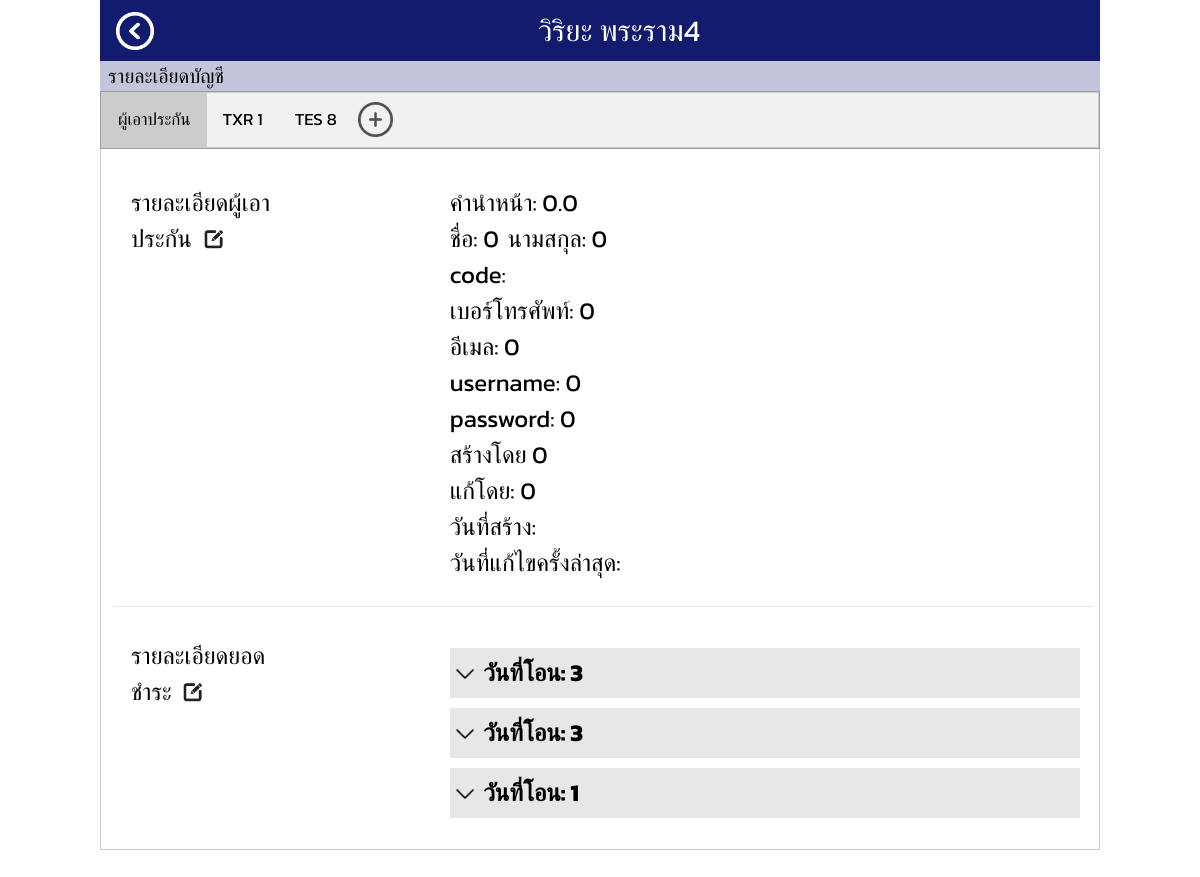
/user_edit?user_id=1, run on the app's committed database.
### tables this page shows
CREATE TABLE "cars" (
	"id"	INTEGER NOT NULL,
	"users_id"	INTEGER NOT NULL,
	"brand"	TEXT,
	"model"	TEXT,
	"license_number"	TEXT,
	"modified_by"	INTEGER DEFAULT 0,
	"created_by"	INTEGER DEFAULT 0,
	"created_date"	datetime,
	"modified_date"	datetime,
	FOREIGN KEY("users_id") REFERENCES "users"("id"),
	PRIMARY KEY("id" AUTOINCREMENT)
);

CREATE TABLE "users" (
	"id"	INTEGER NOT NULL,
	"code"	TEXT,
	"phone_number"	TEXT NOT NULL,
	"username"	TEXT NOT NULL,
	"hash_password"	TEXT NOT NULL,
	"e_mail"	TEXT DEFAULT '',
	"name_title"	TEXT DEFAULT '',
	"first_name"	TEXT NOT NULL,
	"last_name"	TEXT NOT NULL,
	"created_by"	INTEGER NOT NULL DEFAULT 0,
	"modified_by"	INTEGER NOT NULL DEFAULT 0,
	"created_date"	datetime,
	"modified_date"	datetime,
	PRIMARY KEY("id" AUTOINCREMENT)
);

CREATE TABLE "payment" (
	"id"	INTEGER NOT NULL,
	"tranfer_name"	TEXT NOT NULL,
	"payment_amount"	FLOAT NOT NULL,
	"bank_acount"	TEXT NOT NULL,
	"pay_date"	datetime,
	"confirm_payment"	TEXT,
	"modified_by"	INTEGER DEFAULT 0,
	"created_by"	TEXT DEFAULT 0,
	"created date"	datetime DEFAULT 'getdate()',
	"modified date"	datetime DEFAULT 'getdate()',
	PRIMARY KEY("id" AUTOINCREMENT)
);

### app.py (the view, shortened to what this page needs)
@app.route("/user_edit", methods=["GET", "POST"])
@app.route("/user_edit/<type>/<action>", methods=["GET", "POST"])
def user_edit(type= None, action = None):
    user_id = request.args.get('user_id')
    print('user:',user_id)
    user = curdb.execute(
        "SELECT * FROM users WHERE id = ?", (user_id,)).fetchone()
    cars = curdb.execute(
        "SELECT id FROM cars WHERE users_id = ?", (user_id,)).fetchall()
    pay_n = curdb.execute("SELECT DISTINCT payment.id FROM insurance JOIN type_in_payment ON insurance.id = type_in_payment.insurance_id JOIN payment ON type_in_payment.payment_id = payment.id JOIN cars ON cars.id = insurance.car_id JOIN users ON users.id = cars.users_id where users.id = ? ORDER BY payment.id DESC", (user_id,)).fetchall()
    insurances = curdb.execute(
        "SELECT insurance.id FROM insurance JOIN cars ON cars.id = insurance.car_id WHERE users_id = ?", (user_id,)).fetchall()
    type_in_payments = curdb.execute(
        "SELECT  type_in_payment.id FROM insurance JOIN type_in_payment ON insurance.id = type_in_payment.insurance_id JOIN payment ON type_in_payment.payment_id = payment.id JOIN cars ON cars.id = insurance.car_id JOIN users ON users.id = cars.users_id where users.id = ?", (user_id,)).fetchall()
    carins = []
    payments = []
    for car in cars:
        carin = curdb.execute(
            "SELECT cars.id, cars.brand, cars.model, cars.license_number, insurance.type, insurance.effective_date, insurance.sum_insure, insurance.price, insurance.discount, insurance.created_by, insurance.created_date, insurance.modified_by, insurance.modified_date, insurance.id, cars.created_by, cars.created_date, cars.modified_by, cars.modified_date, cars.id FROM cars INNER JOIN insurance ON cars.id = insurance.car_id WHERE cars.id = ? ORDER BY insurance.id DESC", (car[0],)).fetchall()
        if len(carin) > 0:
            carins.append(carin)
    carlist = curdb.execute("SELECT id, brand, model FROM cars WHERE users_id = ?",(user_id,)).fetchall()
    for id in pay_n:
        payment = []
        dcar = curdb.execute("SELECT cars.brand, cars.model, cars.license_number, insurance.type, insurance.price, insurance.discount, insurance.effective_date, insurance.id FROM insurance JOIN type_in_payment ON insurance.id = type_in_payment.insurance_id JOIN payment ON type_in_payment.payment_id = payment.id JOIN cars ON cars.id = insurance.car_id JOIN users ON users.id = cars.users_id where users.id = ? AND payment.id = ?", (user_id,id[0])).fetchall()
        dpay = curdb.execute(
            "SELECT DISTINCT payment.tranfer_name, payment.bank_acount, payment.payment_amount, payment.pay_date, payment.confirm_payment, payment.id FROM insurance JOIN type_in_payment ON insurance.id = type_in_payment.insurance_id JOIN payment ON type_in_payment.payment_id = payment.id JOIN cars ON cars.id = insurance.car_id JOIN users ON users.id = cars.users_id where users.id = ? AND payment.id = ?", (user_id, id[0])).fetchall()
        if len(dcar) > 0:
            payment.append(dcar)
        if len(dpay) > 0:
            payment.append(dpay)
        if len(payment) > 0:
            payments.append(payment)
    return render_template ("user_edit.html",user = user, carins= carins, payments = payments, carlist= carlist)

### templates/user_edit.html (shortened to what this page needs)
{% extends "layout2.html" %}
{% block head %}รายละเอียดบัญชี{% endblock %}
{% block main %}
<div class="tab">
    <button class="tablinks" onclick="openCity(event, 'username')" id="defaultOpen">ผู้เอาประกัน</button>
    {% for i in carlist %}
        <button class="tablinks" onclick="openCity(event, {{i[0]}})">{{ i[1] }} {{ i[2] }} </button>
    {% endfor %}
    <img src="/static/4105962-add-expand-plus_113920 1.png" class="img9" style="margin-top: 9px; margin-left: 5px;" id="opencreatecar" onclick="modal_edit1('createcar')">
</div>
</div>
<div class="tabcontent" id="username">
    <div class="box4" style="display: inline-block;">
        <p class="head10">รายละเอียดผู้เอาประกัน</p>
        <img src="/static/Edit_icon-icons.com_71853.png" alt="edit" class="img9 locate8" id="openuser" onclick="modal_edit1('user')">
    </div>
    <div class="box5" style="display: inline-block; width: 450px !important;">
        <span class="head10">คำนำหน้า: {{user[6]}}</span><br>
        <span class="head10" style="margin-right: 5px;">ชื่อ: {{user[7]}}</span>
        <span class="head10">นามสกุล: {{user[8]}}</span><br>
        <span class="head10">code: {{user[1]}}</span><br>
        <span class="head10">เบอร์โทรศัพท์: {{user[2]}} </span><br>
        <span class="head10">อีเมล: {{user[5]}} </span><br>
        <span class="head10">username: {{user[3]}} </span><br>
        <span class="head10">password: {{user[4]}} </span><br>
        <span class="head10">สร้างโดย {{user[9]}}</span><br>
        <span class="head10">แก้โดย: {{user[10]}} </span><br>
        <span class="head10">วันที่สร้าง: {{user[11]}} </span><br>
        <span class="head10">วันที่แก้ไขครั้งล่าสุด: {{user[12]}} </span><br>
    </div>
    <hr class="spliter1 my-0">
    <div>
        <div class="box4" style="display: inline-block;">
            <p class="head10">รายละเอียดยอดชำระ</p>
            <img src="/static/Edit_icon-icons.com_71853.png" alt="edit" class="img9 locate10" onclick="modal_edit1('pay')" id="open1pay"">
        </div>
        <div class="box5" style="display: inline-block; width: 500px !important;">
            {% for payment in payments %}
                <div style="margin-top: 10px;">
                    <div class="box30" id="h{{payment[1][0][5]}}" onclick="expand({{payment[1][0][5]}})">
                        <img  style="vertical-align: middle;" src="/static/icons8-expand-arrow-100.png" class="img10">
                        <span class="head10 font-weight-bold">วันที่โอน: {{payment[1][0][3]}}</span>
                    </div>
                </div>
            {% endfor %}
        </div>
    </div>
</div>
{% endblock %}

### static/styles.css (style rules this page uses)
.head10 { font-size: 24px; color: #000000; }
.spliter1 { height: 1px; width: 980px; color: #B7B7B7; }
.img9 { max-width: 35px; }
.img10 { width: 20px; margin-left: 5px; margin-right: 5px; margin-top: -6px; }
.box4 { width: 160px; height: auto; margin-left: 18px; margin-right: 10px; margin-top: 30px; vertical-align: top; margin-bottom: 20px; }
.box5 { width: 360px; height: auto; margin-left: 145px; margin-right: 10px; margin-top: 30px; margin-bottom: 25px; }
.box30 { width: 630px; height: 50px; background-color: #e7e7e7; line-height: 50px; }
.locate8 { margin-left: 66px; margin-top: -96px; }
.locate10 { margin-left: 45px; margin-top: -96px; }
.tab { overflow: hidden; border: 1px solid #ccc; background-color: #f1f1f1; }
.tab button { background-color: inherit; float: left; border: none; outline: none; cursor: pointer; padding: 14px 16px; transition: 0.3s; font-size: 17px; }
.tab button.active { background-color: #ccc; }
.tabcontent { display: none; padding: 6px 12px; border: 1px solid #ccc; border-top: none; }

### templates/layout2.html (style rules this page uses)
body { font-family: "Kanit", sans-serif !important; }

### data on the page
cars: brand "TXR", model "1"
cars: brand "TES", model "8"
users: name_title "0.0", first_name "0", last_name "0", phone_number "0", e_mail "0", username "0", hash_password "0", created_by "0", modified_by "0"
payment: pay_date "3"
payment: pay_date "3"
payment: pay_date "1"
